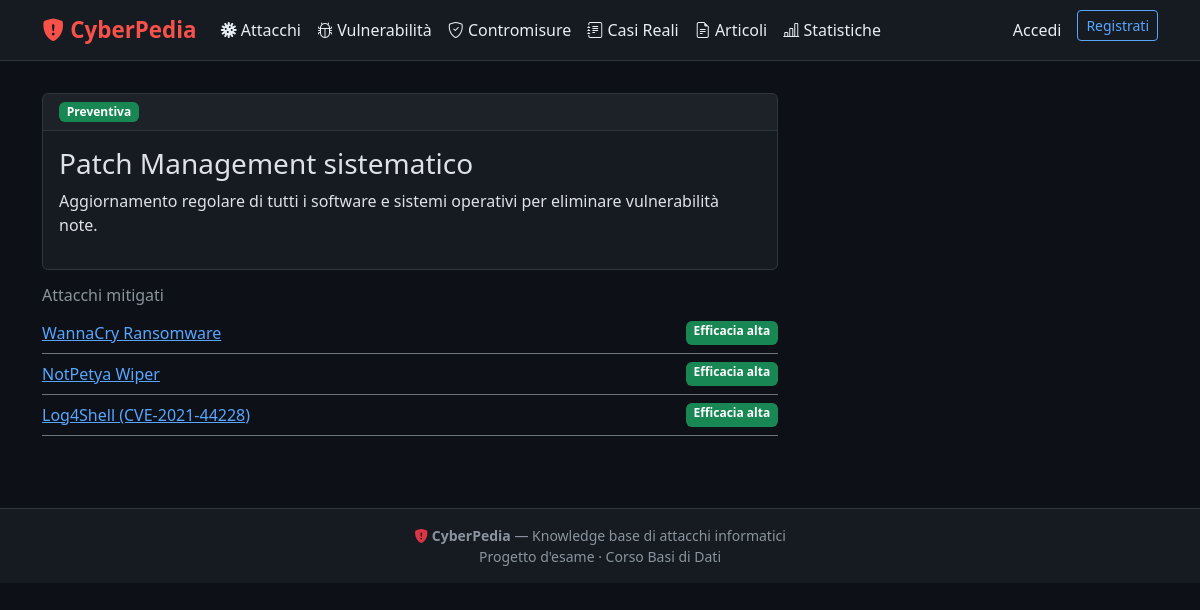
Page /contromisure/9/ on the committed database.
### core/models.py (models this page shows, shortened)
class Contromisura(models.Model):
    id_contromisura = models.AutoField(primary_key=True)
    nome = models.CharField(max_length=200)
    descrizione = models.TextField()
    tipo = models.CharField(max_length=12, choices=TIPO_CONTROMISURA_CHOICES)
    class Meta:
        db_table = 'contromisura'

class Mitiga(models.Model):
    id_contromisura = models.ForeignKey(
        Contromisura, on_delete=models.CASCADE, db_column='id_contromisura'
    )
    id_attacco = models.ForeignKey(
        Attacco, on_delete=models.CASCADE, db_column='id_attacco'
    )
    efficacia = models.CharField(max_length=6, choices=EFFICACIA_CHOICES)
    class Meta:
        db_table = 'mitiga'
        unique_together = [('id_contromisura', 'id_attacco')]

class Attacco(models.Model):
    id_attacco = models.AutoField(primary_key=True)
    nome = models.CharField(max_length=200)
    descrizione = models.TextField()
    severita = models.CharField(max_length=10, choices=SEVERITA_CHOICES)
    data_pubblicazione = models.DateField()
    riferimento_mitre = models.CharField(max_length=50, blank=True)
    immagine = models.ImageField(upload_to='attacchi_img/', blank=True, null=True)
    id_autore = models.ForeignKey(
        Utenti, on_delete=models.PROTECT,
        db_column='id_autore', related_name='attacchi'
    )
    class Meta:
        db_table = 'attacco'

### core/views.py (the view)
# urls.py: path('contromisure/<int:pk>/', views.contromisura_detail, name='contromisura-detail'),
def contromisura_detail(request, pk):
    contromisura = get_object_or_404(Contromisura, pk=pk)
    mitiga_qs = Mitiga.objects.filter(
        id_contromisura=contromisura
    ).select_related('id_attacco')
    return render(request, 'contromisure/detail.html', {
        'contromisura': contromisura,
        'mitiga_qs': mitiga_qs,
    })

### core/context_processors.py (called while the page is built)
def current_user(request):
    user_id = request.session.get('user_id')
    if user_id:
        try:
            return {'utente_corrente': Utenti.objects.get(pk=user_id)}
        except Utenti.DoesNotExist:
            del request.session['user_id']
    return {'utente_corrente': None}

### templates/contromisure/detail.html (shortened to what this page needs)
{% extends 'base.html' %}
{% block content %}
<div class="row g-4">
  <div class="col-lg-8">
    <div class="card mb-3">
      <div class="card-header d-flex justify-content-between">
        <span class="badge bg-{% if contromisura.tipo == 'preventiva' %}success{% elif contromisura.tipo == 'rilevativa' %}info text-dark{% else %}warning text-dark{% endif %}">{{ contromisura.get_tipo_display }}</span>
      </div>
      <div class="card-body">
        <h3>{{ contromisura.nome }}</h3>
        <p>{{ contromisura.descrizione }}</p>
      </div>
    </div>
    <h6 class="text-muted">Attacchi mitigati</h6>
    {% for m in mitiga_qs %}
    <div class="d-flex justify-content-between py-2 border-bottom border-secondary">
      <a href="{% url 'attacco-detail' pk=m.id_attacco.pk %}">{{ m.id_attacco.nome }}</a>
      <span class="badge bg-{% if m.efficacia == 'alta' %}success{% elif m.efficacia == 'media' %}warning text-dark{% else %}secondary{% endif %}">Efficacia {{ m.efficacia }}</span>
    </div>
    {% empty %}<p class="text-muted mt-2">Nessun attacco mitigato.</p>{% endfor %}
  </div>
</div>
{% endblock %}

### templates/base.html (style rules this page uses)
:root { --cp-bg: #0d1117; --cp-surface: #161b22; --cp-border: #30363d; --cp-text: #e6edf3; --cp-muted: #8b949e; --cp-red: #f85149; --cp-blue: #58a6ff; --cp-green: #3fb950; --cp-yellow: #d29922; }
body { background: var(--cp-bg); color: var(--cp-text); font-family: 'Segoe UI', system-ui, sans-serif; }
.card { background: var(--cp-surface); border: 1px solid var(--cp-border); }
.card-header { background: rgba(255,255,255,.03); border-bottom: 1px solid var(--cp-border); }
.text-muted { color: var(--cp-muted) !important; }
a { color: var(--cp-blue); }

### rows in the picture
Contromisura: tipo "Preventiva", nome "Patch Management sistematico", descrizione "Aggiornamento regolare di tutti i software e sistemi operativi per eliminare vulnerabilità note."
Mitiga: id_attacco.nome "WannaCry Ransomware", efficacia "alta"
Mitiga: id_attacco.nome "NotPetya Wiper", efficacia "alta"
Mitiga: id_attacco.nome "Log4Shell (CVE-2021-44228)", efficacia "alta"
